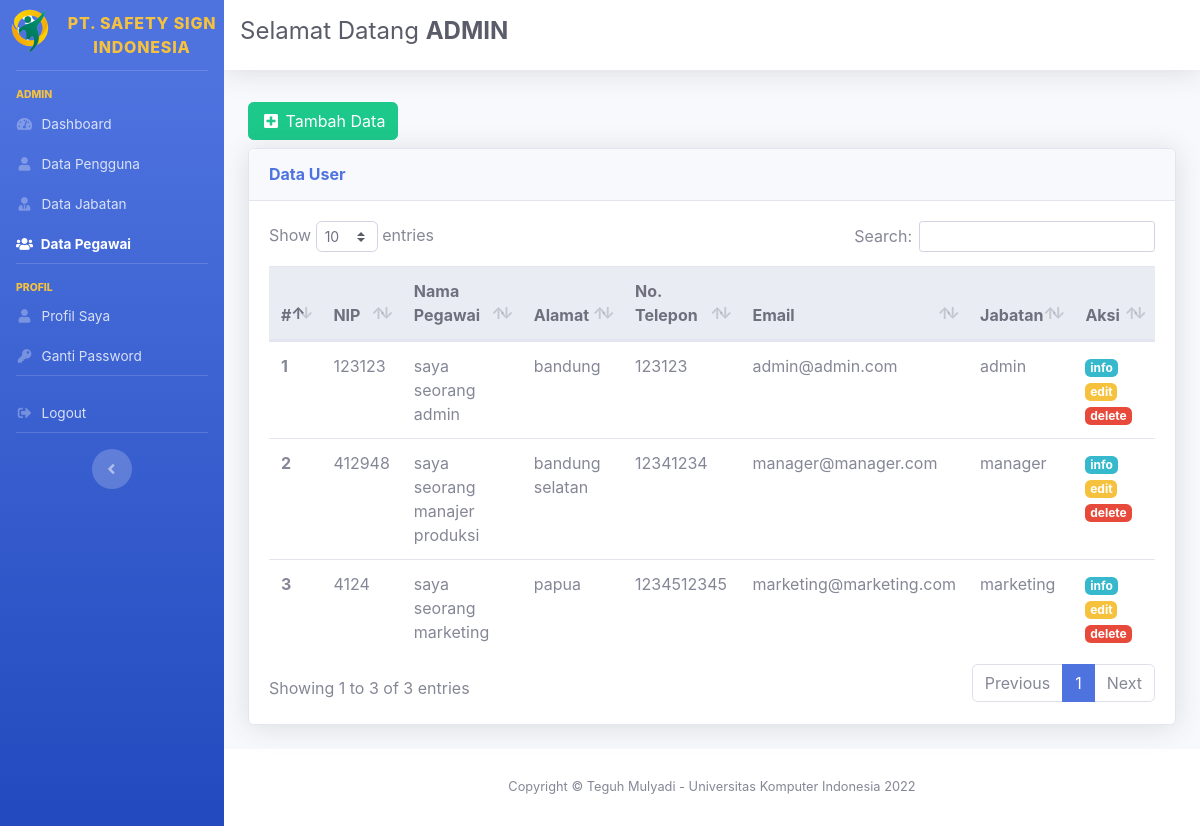
The page /admin/index.php?menu=pegawai&action=tampil (signed in) on the database its author committed.
### tables this page shows
CREATE TABLE `tbl_pegawai` (
  `id_pegawai` int(11) NOT NULL,
  `nip` varchar(20) NOT NULL,
  `nama_pegawai` varchar(128) NOT NULL,
  `alamat` text NOT NULL,
  `no_telepon` varchar(13) NOT NULL,
  `email` varchar(128) NOT NULL,
  `tempat_lahir` varchar(50) NOT NULL,
  `tgl_lahir` date NOT NULL,
  `id_jabatan` int(11) NOT NULL
);

CREATE TABLE `tbl_jabatan` (
  `id_jabatan` int(11) NOT NULL,
  `nama_jabatan` varchar(50) NOT NULL
);

### admin/tampil_data_pegawai.php (the view)
<?php
include 'config.php';
$sql = "SELECT * FROM tbl_pegawai JOIN tbl_jabatan ON tbl_pegawai.id_jabatan=tbl_jabatan.id_jabatan";
$hasil = mysqli_query($con, $sql);
?>
    <a href="?menu=pegawai&action=tambah" class="btn btn-success my-2">
        <i class="fas fa-fw fa-plus-square"></i>
        <span>Tambah Data</span>
    </a>
<div class="card shadow mb-4">
    <div class="card-header py-3">
        <h6 class="m-0 font-weight-bold text-primary">Data User</h6>
    </div>
    <div class="card-body">
        <div class="table-responsive">
            <table class="table table-hover" id="dataTable" width="100%" cellspacing="0">
                <thead class="thead-light">
                    <tr>
                        <th>#</th>
                        <th>NIP</th>
                        <th>Nama Pegawai</th>
                        <th>Alamat</th>
                        <th>No. Telepon</th>
                        <th>Email</th>
                        <th>Jabatan</th>
                        <th>Aksi</th>
                    </tr>
                </thead>
                <tbody>
                    <?php
                    $i = 1;
             while ($row = mysqli_fetch_assoc($hasil)) {
                        ?>
                        <tr>
                            <th scope="row"><?= $i++ ?></th>
                            <td><?= $row['nip']; ?></td>
                            <td><?= $row['nama_pegawai']; ?></td>
                            <td><?= $row['alamat']; ?></td>
                            <td><?= $row['no_telepon']; ?></td>
                            <td><?= $row['email']; ?></td>
                            <td><?= $row['nama_jabatan']; ?></td>
                            <td>
                                <a href="?menu=pegawai&action=detail&id=<?= $row['id_pegawai'] ?>" class="badge badge-info">info</a>
                                <a href="?menu=pegawai&action=edit&id=<?= $row['id_pegawai'] ?>" class="badge badge-warning">edit</a>
                                <a href="proses_delete_data_pegawai.php?id=<?= $row['id_pegawai'] ?>" class="badge badge-danger" onclick="return confirm('Yakin delete?');">delete</a>
                            </td>
                        </tr>
                    <?php }
                ?>
                </tbody>
            </table>
        </div>
    </div>
</div>

### admin/templates/header.php (shortened to what this page needs)
<!DOCTYPE html>
<html lang="en">
<head>
    <link href="../assets/vendor/fontawesome-free/css/all.min.css" rel="stylesheet" type="text/css">
    <link href="../assets/css/sb-admin-2.min.css" rel="stylesheet">
    <link href="../assets/vendor/datatables/dataTables.bootstrap4.min.css" rel="stylesheet">
</head>
<body id="page-top">
    <div id="wrapper">

### admin/templates/sidebar.php (shortened to what this page needs)
<ul class="navbar-nav bg-gradient-primary sidebar sidebar-dark accordion" id="accordionSidebar">
    <a class="sidebar-brand d-flex align-items-center justify-content-center px-0" href="#">
        <div class="sidebar-brand-icon ">
            <i><img src="../assets/img/pt-ssi2.png" width="60pt" height="60pt"></i>
        </div>
        <div class="sidebar-brand-text px-0 text-warning"><?= "PT. Safety Sign Indonesia"; ?></div>
    </a>
    <hr class="sidebar-divider">
    <div class="sidebar-heading text-warning">
        Admin
    </div>
    <?php if ((isset($_GET['menu'])) && ($_GET['menu'] == "dashboard") && ($_GET['action'] == "tampil")) :
    ?>
        <li class="nav-item active">
        <?php else : ?>
        <li class="nav-item">
        <?php endif; ?>
        <a class="nav-link pb-2 pt-2" href="?menu=dashboard&action=tampil">
            <i class="fas fa-fw fa-tachometer-alt"></i>
            <span>Dashboard</span></a>
        </li>
        <?php if ((isset($_GET['menu'])) && ($_GET['menu'] == "pengguna") && ($_GET['action'] == "tampil")) :
        ?>
            <li class="nav-item active">
            <?php else : ?>
            <li class="nav-item">
            <?php endif; ?>
            <a class="nav-link pb-2 pt-2" href="?menu=pengguna&action=tampil">
                <i class="fas fa-fw fa-user"></i>
                <span>Data Pengguna</span></a>
            </li>
            <?php if ((isset($_GET['menu'])) && ($_GET['menu'] == "jabatan") && ($_GET['action'] == "tampil")) :
            ?>
                <li class="nav-item active">
                <?php else : ?>
                <li class="nav-item">
                <?php endif; ?>
                <a class="nav-link pb-2 pt-2" href="?menu=jabatan&action=tampil">
                    <i class="fas fa-fw fa-user-tie"></i>
                    <span>Data Jabatan</span></a>
                </li>
                <?php if ((isset($_GET['menu'])) && ($_GET['menu'] == "pegawai") && ($_GET['action'] == "tampil")) :
                ?>
                    <li class="nav-item active">
                    <?php else : ?>
                    <li class="nav-item">
                    <?php endif; ?>
                    <a class="nav-link pb-2 pt-2" href="?menu=pegawai&action=tampil">
                        <i class="fas fa-fw fa-users"></i>
                        <span>Data Pegawai</span></a>
                    </li>
                    <hr class="sidebar-divider">
                    <div class="sidebar-heading text-warning">
                        PROFIL
                    </div>
                    <?php if ((isset($_GET['menu'])) && ($_GET['menu'] == "profil_saya") && ($_GET['action'] == "tampil")) :
                    ?>
                        <li class="nav-item active">
                        <?php else : ?>
                        <li class="nav-item">
                        <?php endif; ?>
                        <a class="nav-link pb-2 pt-2" href="?menu=profil_saya&action=tampil">
                            <i class="fas fa-fw fa-user"></i>
                            <span>Profil Saya</span></a>
                        </li>
                        <?php if ((isset($_GET['menu'])) && ($_GET['menu'] == "ganti_password") && ($_GET['action'] == "tampil")) :
                        ?>
                            <li class="nav-item active">
                            <?php else : ?>
                            <li class="nav-item">
                            <?php endif; ?>
                            <a class="nav-link pb-2 pt-2" href="?menu=ganti_password&action=tampil">
                                <i class="fas fa-fw fa-key"></i>
                                <span>Ganti Password</span></a>
                            </li>
                            <hr class="sidebar-divider d-none d-md-block">
                            <li class="nav-item">
                                <a class="nav-link pb-2 pt-2" href="../logout.php">
                                    <i class="fas fa-fw fa-sign-out-alt"></i>
                                    <span>Logout</span></a>
                            </li>
                            <hr class="sidebar-divider d-none d-md-block">
                            <div class="text-center d-none d-md-inline">
                                <button class="rounded-circle border-0" id="sidebarToggle"></button>
                            </div>
</ul>

### admin/templates/topbar.php (shortened to what this page needs)
<div id="content-wrapper" class="d-flex flex-column">
    <div id="content">
        <nav class="navbar navbar-expand navbar-light bg-white topbar mb-4 static-top shadow">
            <h4 class="h4 mb-2 text-gray-800">
               Selamat Datang <strong><?= strtoupper($_SESSION['admin']);?>
               </strong>
            </h4>
        </nav>

### admin/index.php (shortened to what this page needs)
<?php include('templates/header.php'); ?>
<?php include('templates/sidebar.php'); ?>
<?php include('templates/topbar.php'); ?>
<div class="container-fluid">
    <?php
    if ((isset($_GET['menu'])) && ($_GET['menu'] == "pegawai") && ($_GET['action'] == "tampil")) {
        include('tampil_data_pegawai.php');
    }
    ?>
</div>
</div>
<?php include('templates/footer.php'); ?>

### admin/templates/footer.php (shortened to what this page needs)
<footer class="sticky-footer bg-white">
    <div class="container my-auto">
        <div class="copyright text-center my-auto">
            <span>Copyright &copy; Teguh Mulyadi - Universitas Komputer Indonesia <?= date('Y') ?></span>
        </div>
    </div>
</footer>
</div>
</div>
</body>
</html>

### rows shown on the page
tbl_pegawai: nip "123123", nama_pegawai "saya seorang admin", alamat "bandung", no_telepon "123123", email "admin@admin.com", id_jabatan.nama_jabatan "admin"
tbl_pegawai: nip "412948", nama_pegawai "saya seorang manajer produksi", alamat "bandung selatan", no_telepon "12341234", email "manager@manager.com", id_jabatan.nama_jabatan "manager"
tbl_pegawai: nip "4124", nama_pegawai "saya seorang marketing", alamat "papua", no_telepon "1234512345", email "marketing@marketing.com", id_jabatan.nama_jabatan "marketing"

### other values the page prints
$_SESSION['admin'] "ADMIN"
